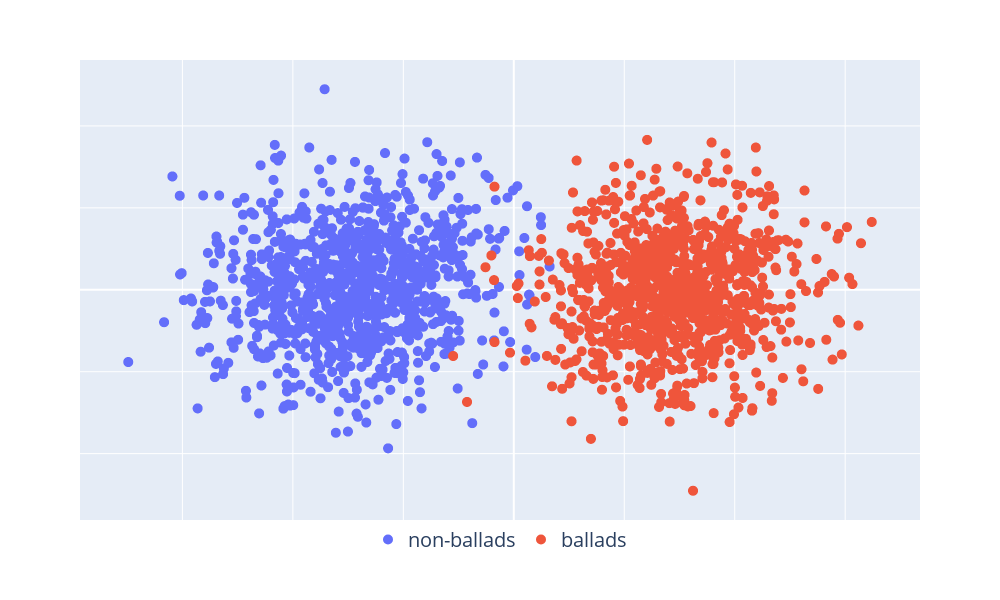

Notebook cell for this chart:
### Code cell
fig = px.scatter(
    df_plot_base,
    x = 'pca_x',
    y = 'pca_y',
    color = 'genre_plot',
    category_orders={'genre_plot': category_order_balladen},
    color_discrete_map=color_discrete_map_balladen
)
fig.update_traces(marker=dict(size=10))
fig.update_layout(
    width=1000, height=600,
    xaxis=dict(showticklabels=False, title=None),
    yaxis=dict(showticklabels=False, title=None),
    legend=dict(title='', title_font_size=20, font=dict(size=20), orientation='h', yanchor='top', y=0, x=.5, xanchor='center')
)
fig.show()
fig.write_image("results/pca_base.pdf")

### Figure 1 — Plotly figure (JSON) as saved in the notebook; plotly's stock layout.template omitted (floating-point values rounded to 4 significant figures; data arrays with more than 128 entries replaced by an {"elided": "..."} marker saying what was removed)
{"data": [{"hovertemplate": "genre_plot=non-ballads<br>pca_x=%{x}<br>pca_y=%{y}<extra></extra>", "legendgroup": "non-ballads", "marker": {"color": "#636EFA", "size": 10, "symbol": "circle"}, "mode": "markers", "name": "non-ballads", "showlegend": true, "type": "scattergl", "x": {"elided": "1000 float values"}, "xaxis": "x", "y": {"elided": "1000 float values"}, "yaxis": "y"}, {"hovertemplate": "genre_plot=ballads<br>pca_x=%{x}<br>pca_y=%{y}<extra></extra>", "legendgroup": "ballads", "marker": {"color": "#EF553B", "size": 10, "symbol": "circle"}, "mode": "markers", "name": "ballads", "showlegend": true, "type": "scattergl", "x": {"elided": "1000 float values"}, "xaxis": "x", "y": {"elided": "1000 float values"}, "yaxis": "y"}], "layout": {"height": 600, "legend": {"font": {"size": 20}, "orientation": "h", "title": {"font": {"size": 20}, "text": ""}, "tracegroupgap": 0, "x": 0.5, "xanchor": "center", "y": 0, "yanchor": "top"}, "margin": {"t": 60}, "width": 1000, "xaxis": {"anchor": "y", "domain": [0, 1], "showticklabels": false, "title": {}}, "yaxis": {"anchor": "x", "domain": [0, 1], "showticklabels": false, "title": {}}}}
